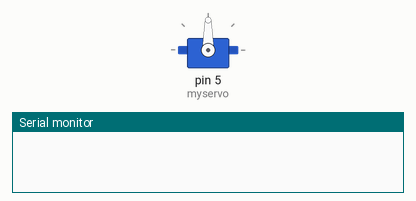
This sketch was run on a simulated Arduino Uno, built with avr-gcc and run on an emulated ATmega328P. Parts: servo, the last lines printed to the serial monitor.

Above: at 0.05 s.
At 2.5 s:
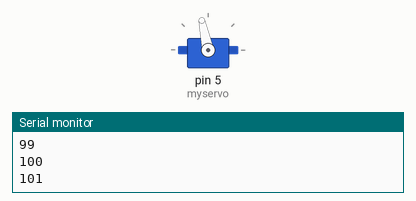
At 5.0 s:
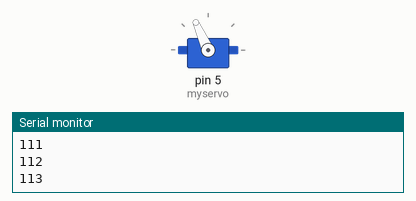
At 10.0 s:
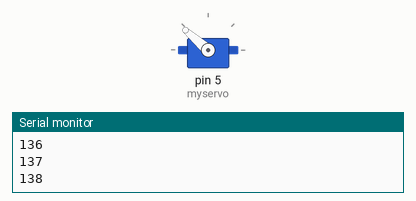
Timing chart, 0 to 15.6 s (numbered marks = the images above):
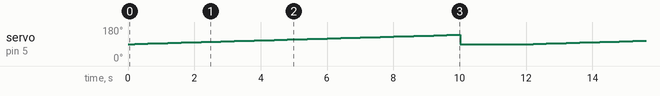

The sketch:

motor_demo_final.ino
```cpp
#include <Servo.h>

Servo myservo;

int pos = 0;

int zeroThrottle = 90; //90 Needs to be between 66 and 101.
int maxThrottle = 140; //140 seems to be where the maximum is. Above this doesn't give any extra speed.
int minThrottle = 60;  //60 This represents the "reverse" speed.

void setup()
{

Serial.begin(9600); //Pour some serial

myservo.attach(5); // attaches the servo on pin  to the servo object
}

void loop()
{


// Serial.println("ZERO TO MAX");
for(pos = zeroThrottle; pos < maxThrottle; pos += 1)  // goes from zero to max throttle
  {
    myservo.write(pos);               // tell the ESC to position in variable 'pos'
    delay(200);                       // waits 200ms for the ESC to reach the position
    Serial.println(pos);              // print "pos"
  }

// Serial.println("TRIGGER ON");
myservo.write(89);               //APPARENTLY WRITING A VALUE ANYTHING LESS THAN ZERO THROTTLE FOR A SECOND OR TWO WILL TRIGGER THE ESC ON
                                  // THE ESC DOESNT EVEN NEED TO BE LESS THAN ZERO THROTTLE ON THE ESC'S STARTUP, JUST ANY POINT WILL TRIGGER IT ON
delay(2000);


}
```

Measured:
- by itself, servo on pin 5 (myservo): ramps from 89° to 139° and jumps back, once every 12.0 s
